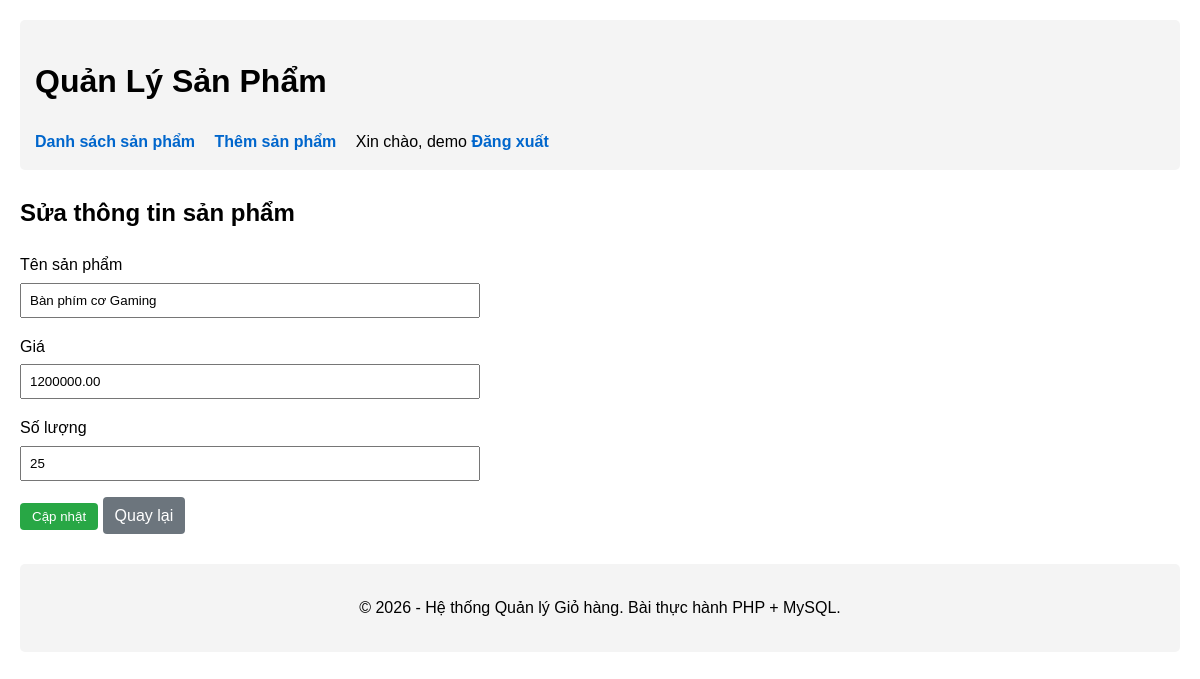
The app's page /product_edit.php?id=3 (signed in) with its own data.
### tables this page shows
CREATE TABLE `products` (
    `id` int(11) NOT NULL,
    `name` varchar(100) NOT NULL,
    `price` decimal(10, 2) NOT NULL,
    `quantity` int(11) NOT NULL
);

### model/product.php (called while the page is built, shortened)
<?php
require_once __DIR__ . '/../common/dbConnect.php';
function getProductById($id) {
    global $conn;
    $stmt = $conn->prepare("SELECT * FROM products WHERE id = ?");
    $stmt->execute([$id]);
    return $stmt->fetch(PDO::FETCH_ASSOC);
}
?>

### product_edit.php (the view, shortened to what this page needs)
<?php
require_once 'common/dbConnect.php';
require_once 'model/product.php';
include 'view/header.php';
$rawId = $_GET['id'] ?? null;
$id = is_scalar($rawId)
    ? filter_var($rawId, FILTER_VALIDATE_INT, ['options' => ['min_range' => 1]])
    : false;
$product = getProductById($id);
$showConfirmation = false;
$name = $product['name'];
$price = $product['price'];
$quantity = $product['quantity'];
?>
<div class="container mt-4">
    <h2>Sửa thông tin sản phẩm</h2>
    <?php if ($showConfirmation): ?>
        <div class="alert alert-warning">
            <h4 class="alert-heading">Xác nhận thay đổi thông tin!</h4>
            <p>Vui lòng kiểm tra lại thông tin sản phẩm sau khi cập nhật trước khi lưu chính thức:</p>
            <ul class="mb-3">
                <li><strong>Tên sản phẩm mới:</strong> <?= htmlspecialchars($name, ENT_QUOTES | ENT_SUBSTITUTE, 'UTF-8') ?></li>
                <li><strong>Giá mới:</strong> <?= number_format($price, 2) ?></li>
                <li><strong>Số lượng mới:</strong> <?= htmlspecialchars($quantity, ENT_QUOTES | ENT_SUBSTITUTE, 'UTF-8') ?></li>
            </ul>
            <hr>
            <form method="POST">
                <input type="hidden" name="name" value="<?= htmlspecialchars($name, ENT_QUOTES | ENT_SUBSTITUTE, 'UTF-8') ?>">
                <input type="hidden" name="price" value="<?= htmlspecialchars($price, ENT_QUOTES | ENT_SUBSTITUTE, 'UTF-8') ?>">
                <input type="hidden" name="quantity" value="<?= htmlspecialchars($quantity, ENT_QUOTES | ENT_SUBSTITUTE, 'UTF-8') ?>">
                <button type="submit" name="confirm_update" value="1" class="btn btn-success">Xác nhận cập nhật</button>
                <a href="product_edit.php?id=<?= htmlspecialchars((string) $id, ENT_QUOTES, 'UTF-8') ?>" class="btn btn-secondary">Quay lại chỉnh sửa</a>
            </form>
        </div>
    <?php else: ?>
        <form method="POST">
            <div class="mb-3">
                <label>Tên sản phẩm</label>
                <input type="text" name="name" class="form-control" value="<?= htmlspecialchars($name, ENT_QUOTES | ENT_SUBSTITUTE, 'UTF-8') ?>" required>
            </div>
            <div class="mb-3">
                <label>Giá</label>
                <input type="number" step="0.01" name="price" class="form-control" value="<?= htmlspecialchars((string) $price, ENT_QUOTES | ENT_SUBSTITUTE, 'UTF-8') ?>" required>
            </div>
            <div class="mb-3">
                <label>Số lượng</label>
                <input type="number" min="0" step="1" name="quantity" class="form-control" value="<?= htmlspecialchars((string) $quantity, ENT_QUOTES | ENT_SUBSTITUTE, 'UTF-8') ?>" required>
            </div>
            <button type="submit" class="btn btn-primary">Cập nhật</button>
            <a href="product_list.php" class="btn btn-secondary">Quay lại</a>
        </form>
    <?php endif; ?>
</div>
<?php include 'view/footer.php'; ?>

### view/header.php (style rules this page uses)
body { font-family: Arial, sans-serif; margin: 20px; line-height: 1.6; }
.btn { display: inline-block; padding: 6px 12px; text-decoration: none; border-radius: 4px; border: none; cursor: pointer; }
.btn-primary { background-color: #28a745; color: white; }
.btn-secondary { background-color: #6c757d; color: white; }
.form-control { display: block; width: 100%; max-width: 460px; padding: 8px; margin-top: 5px; box-sizing: border-box; }
.mb-3 { margin-bottom: 15px; }
.mt-4 { margin-top: 24px; }
.mb-3 { margin-bottom: 16px; }

### records on screen
products: name "Bàn phím cơ Gaming", price "1200000.00", quantity "25"

### other values on screen
$_SESSION['username'] "demo"
